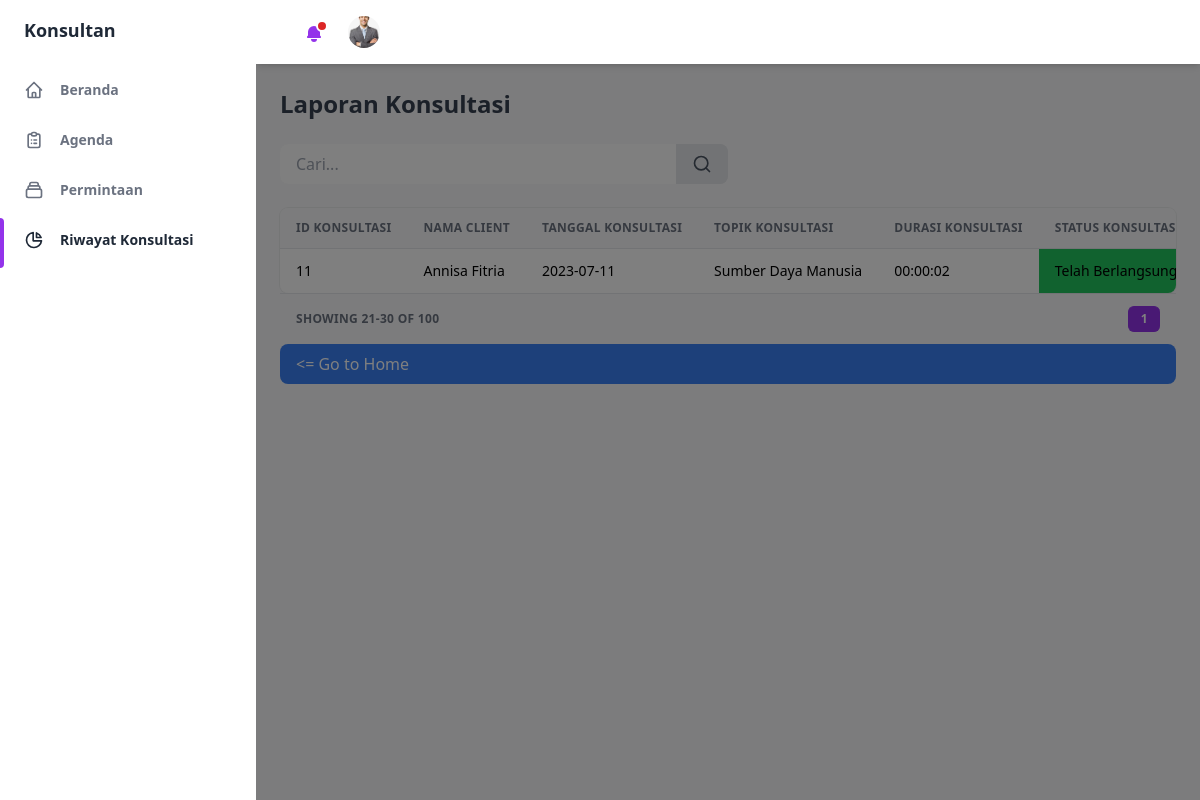
/public/konsultan/riwayatkonsultasi.php (signed in), run on the app's committed database.
### tables this page shows
CREATE TABLE `konsultan` (
  `ID_Konsultan` int(11) NOT NULL,
  `Nama` varchar(255) DEFAULT NULL,
  `Alamat` varchar(255) DEFAULT NULL,
  `Kontak` varchar(20) DEFAULT NULL,
  `Email` varchar(255) DEFAULT NULL,
  `pw_konsultan` varchar(255) NOT NULL,
  `Riwayat_Pendidikan` text DEFAULT NULL,
  `Pengalaman` text DEFAULT NULL,
  `Rating` decimal(3,2) DEFAULT NULL,
  `Biaya_Konsultasi` decimal(10,2) DEFAULT NULL,
  `Status` varchar(20) DEFAULT NULL,
  `ID_Spesialisasi` int(11) DEFAULT 1,
  `konsultan_poto` varchar(100) NOT NULL,
  `kota_konsultan` varchar(255) NOT NULL,
  `Deskripsi` text NOT NULL,
  `status_akun_konsultan` enum('Belum Diverifikasi','Menunggu Verifikasi','Sudah Diverifikasi','') NOT NULL DEFAULT 'Belum Diverifikasi'
);

CREATE TABLE `konsultasi` (
  `id_konsultasi` int(11) NOT NULL,
  `id_konsultan` int(11) DEFAULT NULL,
  `id_umkm` int(11) DEFAULT NULL,
  `tanggal_konsultasi` date DEFAULT NULL,
  `topik_konsultasi` varchar(255) DEFAULT NULL,
  `durasi_konsultasi` time DEFAULT NULL,
  `hasil_konsultasi` text DEFAULT NULL,
  `status_konsultasi` varchar(50) DEFAULT NULL,
  `catatan` text DEFAULT NULL,
  `rating` decimal(2,1) DEFAULT NULL,
  `tanggal_rating` date DEFAULT NULL,
  `komentar` text DEFAULT NULL,
  `jam_konsultasi` time NOT NULL,
  `tempat_konsultasi` text NOT NULL
);

CREATE TABLE `umkm` (
  `id_umkm` int(11) NOT NULL,
  `nama` varchar(255) DEFAULT NULL,
  `alamat` varchar(255) DEFAULT NULL,
  `kontak` varchar(20) DEFAULT NULL,
  `email` varchar(255) DEFAULT NULL,
  `informasi_bisnis` text DEFAULT NULL,
  `pw_umkm` varchar(255) DEFAULT NULL,
  `foto_profil` varchar(255) DEFAULT NULL,
  `kota_umkm` varchar(255) NOT NULL
);

### public/konsultan/riwayatkonsultasi.php (the view, shortened to what this page needs)
<?php
      require '../../function/functions.php';
      if(isset($_SESSION["loginkonsultan"])) {
        if(isset($_SESSION["loginkonsultan"])) {
          $email = $_SESSION["emailKonsultan"];
          $query = "SELECT * FROM konsultan WHERE email = '$email'";
          $result = mysqli_query($conn, $query);
          if ($result && mysqli_num_rows($result) > 0) {
            $row = mysqli_fetch_assoc($result);
            $ID_Konsultan = $row['ID_Konsultan'];
            $poto_profil_konsultan = $row["konsultan_poto"];
        } else {
        }
      }
    }
  ?>
<!DOCTYPE html>
<html :class="{ 'theme-dark': dark }" x-data="data()" lang="en">
  <head>
  <script src="https://cdn.tailwindcss.com"></script>
<link rel="stylesheet" href="https://cdn.jsdelivr.net/npm/charts.css/dist/charts.min.css">
    <link rel="stylesheet" href="../assets/css/tailwind.output.css" />
    <link
      rel="stylesheet"
      href="https://cdnjs.cloudflare.com/ajax/libs/Chart.js/2.9.3/Chart.min.css"
    />
  </head>
  <body>
    <div
      class="flex h-screen bg-gray-50 dark:bg-gray-900"
      :class="{ 'overflow-hidden': isSideMenuOpen}"
    >
      <aside
        class="z-20 hidden w-64 overflow-y-auto bg-white dark:bg-gray-800 md:block flex-shrink-0"
      >
        <div class="py-4 text-gray-500 dark:text-gray-400">
          <a
            class="ml-6 text-lg font-bold text-gray-800 dark:text-gray-200"
            href="#"
          >
          Konsultan
          </a>
          <ul class="mt-6">
            <li class="relative px-6 py-3">
              <a
                class="inline-flex items-center w-full text-sm font-semibold transition-colors duration-150 hover:text-gray-800 dark:hover:text-gray-200"
                href="home.php"
              >
                <svg
                  class="w-5 h-5"
                  aria-hidden="true"
                  fill="none"
                  stroke-linecap="round"
                  stroke-linejoin="round"
                  stroke-width="2"
                  viewBox="0 0 24 24"
                  stroke="currentColor"
                >
                  <path
                    d="M3 12l2-2m0 0l7-7 7 7M5 10v10a1 1 0 001 1h3m10-11l2 2m-2-2v10a1 1 0 01-1 1h-3m-6 0a1 1 0 001-1v-4a1 1 0 011-1h2a1 1 0 011 1v4a1 1 0 001 1m-6 0h6"
                  ></path>
                </svg>
                <span class="ml-4">Beranda</span>
              </a>
            </li>
          </ul>
          <ul>
            <li class="relative px-6 py-3">
              <a
                class="inline-flex items-center w-full text-sm font-semibold transition-colors duration-150 hover:text-gray-800 dark:hover:text-gray-200"
                href="agenda.php"
              >
                <span class="ml-4">Agenda</span>
              </a>
            </li>
            <li class="relative px-6 py-3">
              <a
                class="inline-flex items-center w-full text-sm font-semibold transition-colors duration-150 hover:text-gray-800 dark:hover:text-gray-200"
                href="permintaan.php"
              >
                <span class="ml-4">Permintaan</span>
              </a>
            </li>
            <li class="relative px-6 py-3">
              <span
                class="absolute inset-y-0 left-0 w-1 bg-purple-600 rounded-tr-lg rounded-br-lg"
                aria-hidden="true"
              ></span>
              <a
                class="inline-flex items-center w-full text-sm font-semibold text-gray-800 transition-colors duration-150 hover:text-gray-800 dark:hover:text-gray-200 dark:text-gray-100"
                href="riwayatkonsultasi.php"
              >
                <svg
                  class="w-5 h-5"
                  aria-hidden="true"
                  fill="none"
                  stroke-linecap="round"
                  stroke-linejoin="round"
                  stroke-width="2"
                  viewBox="0 0 24 24"
                  stroke="currentColor"
                >
                  <path
                    d="M11 3.055A9.001 9.001 0 1020.945 13H11V3.055z"
                  ></path>
                  <path d="M20.488 9H15V3.512A9.025 9.025 0 0120.488 9z"></path>
                </svg>
                <span class="ml-4">Riwayat Konsultasi</span>
              </a>
</li>
          </ul>
      </aside>
      <div
        x-show="isSideMenuOpen"
        x-transition:enter="transition ease-in-out duration-150"
        x-transition:enter-start="opacity-0"
        x-transition:enter-end="opacity-100"
        x-transition:leave="transition ease-in-out duration-150"
        x-transition:leave-start="opacity-100"
        x-transition:leave-end="opacity-0"
        class="fixed inset-0 z-10 flex items-end bg-black bg-opacity-50 sm:items-center sm:justify-center"
      ></div>
      <div class="flex flex-col flex-1">
        <header class="z-10 py-4 bg-white shadow-md dark:bg-gray-800">
          <div
            class="container flex items-center justify-between h-full px-6 mx-auto text-purple-600 dark:text-purple-300"
          >
            <ul class="flex items-center flex-shrink-0 space-x-6">
              <li class="relative">
                <button
                  class="relative align-middle rounded-md focus:outline-none focus:shadow-outline-purple"
                  @click="toggleNotificationsMenu"
                  @keydown.escape="closeNotificationsMenu"
                  aria-label="Notifications"
                  aria-haspopup="true"
                >
                  <svg
                    class="w-5 h-5"
                    aria-hidden="true"
                    fill="currentColor"
                    viewBox="0 0 20 20"
                  >
                    <path
                      d="M10 2a6 6 0 00-6 6v3.586l-.707.707A1 1 0 004 14h12a1 1 0 00.707-1.707L16 11.586V8a6 6 0 00-6-6zM10 18a3 3 0 01-3-3h6a3 3 0 01-3 3z"
                    ></path>
                  </svg>
                  <span
                    aria-hidden="true"
                    class="absolute top-0 right-0 inline-block w-3 h-3 transform translate-x-1 -translate-y-1 bg-red-600 border-2 border-white rounded-full dark:border-gray-800"
                  ></span>
                </button>
              </li>
              <li class="relative">
                <button
                  class="align-middle rounded-full focus:shadow-outline-purple focus:outline-none"
                  @click="toggleProfileMenu"
                  @keydown.escape="closeProfileMenu"
                  aria-label="Account"
                  aria-haspopup="true"
                >
                <img
                    class="object-cover w-8 h-8 rounded-full"
                    src="../assets/img/profil/<?=  $poto_profil_konsultan; ?>"
                    alt=""
                    aria-hidden="true"
                  />
                </button>
              </li>
            </ul>
          </div>
        </header>
        <main class="h-full pb-16 overflow-y-auto">
        <div class="container px-6 mx-auto grid">
        		<h2 class="my-6 text-2xl font-semibold text-gray-700 dark:text-gray-200">
        			Laporan Konsultasi
        		</h2>
        		<form action="" method="post" class="flex max-w-md  bg-gray-100 rounded-lg overflow-hidden">
        			<input autofocus autocomplete="off" type="text" name="keyword" class="py-2 px-4 w-full text-gray-700 focus:outline-none" placeholder="Cari..." />
        			<button type="submit" name="cari" class="flex items-center justify-center px-4 bg-gray-200">
        				<svg class="h-5 w-5 text-gray-600" fill="none" stroke-linecap="round" stroke-linejoin="round" stroke-width="2" viewBox="0 0 24 24" stroke="currentColor">
        					<circle cx="11" cy="11" r="8" />
        					<path d="M21 21l-4.35-4.35" />
        				</svg>
        			</button>
        		</form>
        		<br>
        		<div class="w-full overflow-hidden rounded-lg shadow-xs">
        			<div class="w-full overflow-x-auto">
        				<table class="w-full whitespace-no-wrap">
        					<thead>
        						<tr class="text-xs font-semibold tracking-wide text-left text-gray-500 uppercase border-b dark:border-gray-700 bg-gray-50 dark:text-gray-400 dark:bg-gray-800">
        							<th class="px-4 py-3">ID Konsultasi</th>
        							<th class="px-4 py-3">Nama Client</th>
        							<th class="px-4 py-3">Tanggal Konsultasi</th>
        							<th class="px-4 py-3">Topik Konsultasi</th>
        							<th class="px-4 py-3">Durasi Konsultasi</th>
        							<th class="px-4 py-3">Status Konsultasi</th>
        						</tr>
        					</thead>
        					<tbody class="bg-white divide-y dark:divide-gray-700 dark:bg-gray-800">
        						<?php
              if (isset($_POST["cari"])) {
                  $cari = $_POST["keyword"];
                  $_SESSION["keyword"] = $cari;
              } else {
                  $cari = "";
              }
              if (isset($_POST["cari"])) {
                  $cari = $_POST["keyword"];
                  $_SESSION["keyword"] = $cari;
              } else {
                  $cari = "";
              }
              $sql = "SELECT konsultasi.*, umkm.Nama FROM konsultasi
        INNER JOIN umkm ON konsultasi.id_umkm = umkm.id_umkm
        WHERE (konsultasi.id_konsultan LIKE '%$cari%' OR konsultasi.id_umkm LIKE '%$cari%' OR konsultasi.tanggal_konsultasi LIKE '%$cari%' OR konsultasi.topik_konsultasi LIKE '%$cari%' OR konsultasi.status_konsultasi LIKE '%$cari%' OR konsultasi.rating LIKE '%$cari%' OR konsultasi.komentar LIKE '%$cari%' OR konsultasi.jam_konsultasi LIKE '%$cari%' OR konsultasi.tempat_konsultasi LIKE '%$cari%')
        AND konsultasi.id_konsultan = $ID_Konsultan
        AND konsultasi.status_konsultasi = 'Telah Berlangsung'";
              $result = $conn->query($sql);
              $jumlahData = 5;
              $totalData = mysqli_num_rows($result);
              $jumlahPagination = ceil($totalData / $jumlahData);
              if (isset($_GET["halaman"])) {
                  $halamanAktif = $_GET["halaman"];
              } else {
                  $halamanAktif = 1;
              }
              $jumlahLink = 4;
              if ($halamanAktif > $jumlahLink) {
                  $start_number = $halamanAktif - $jumlahLink;
              } else {
                  $start_number = 1;
              }
              if ($halamanAktif < $jumlahPagination - $jumlahLink) {
                  $end_number = $halamanAktif + $jumlahLink;
              } else {
                  $end_number = $jumlahPagination;
              }
              if ($result->num_rows > 0) {
                  while ($konsultasi = $result->fetch_assoc()) {
                      echo "<tr>";
                      echo "<td class='px-4 py-3 text-sm'>" .
                          $konsultasi["id_konsultasi"] .
                          "</td>";
                      echo "<td class='px-4 py-3 text-sm'>" .
                          $konsultasi["Nama"] .
                          "</td>";
                      echo "<td class='px-4 py-3 text-sm'>" .
                          $konsultasi["tanggal_konsultasi"] .
                          "</td>";
                      echo "<td class='px-4 py-3 text-sm'>" .
                          $konsultasi["topik_konsultasi"] .
                          "</td>";
                      echo "<td class='px-4 py-3 text-sm'>" .
                          $konsultasi["durasi_konsultasi"] .
                          "</td>";
                      echo "<td class='px-4 py-3 text-sm";
                      if (
                          $konsultasi["status_konsultasi"] == "Akan Berlangsung"
                      ) {
                          echo " bg-gray-300";
                      } elseif (
                          $konsultasi["status_konsultasi"] ==
                          "Sedang Berlangsung"
                      ) {
                          echo " bg-blue-500";
                      } elseif (
                          $konsultasi["status_konsultasi"] ==
                          "Telah Berlangsung"
                      ) {
                          echo " bg-green-500";
                      } else {
                          echo " bg-gray-300";
                      }
                      echo "'>" . $konsultasi["status_konsultasi"] . "</td>";
                      echo "</tr>";
                  }
              } else {
                  echo "<tr><td colspan='12'>Tidak ada data konsultasi</td></tr>";
              }
              ?>
        					</tbody>
        				</table>
        			</div>
        		</div>
        		<div class="grid px-4 py-3 text-xs font-semibold tracking-wide text-gray-500 uppercase border-t dark:border-gray-700 bg-gray-50 sm:grid-cols-9 dark:text-gray-400 dark:bg-gray-800">
        			<span class="flex items-center col-span-3">
        				Showing 21-30 of 100
        			</span>
        			<span class="col-span-2"></span>
        			<span class="flex col-span-4 mt-2 sm:mt-auto sm:justify-end">
        				<nav aria-label="Table navigation">
        					<ul class="inline-flex items-center">
        						<?php for ($i = $start_number; $i <= $end_number; $i++): ?>
        						<li>
        							<?php if ($i == $halamanAktif): ?>
        							<button class="px-3 py-1 text-white transition-colors duration-150 bg-purple-600 border border-r-0 border-purple-600 rounded-md focus:outline-none focus:shadow-outline-purple">
        								<a href="?halaman=<?= $i ?>"><?= $i ?></a>
        							</button>
        							<?php else: ?>
        							<button class="px-3 py-1 rounded-md focus:outline-none focus:shadow-outline-purple">
        								<a href="?halaman=<?= $i ?>"><?= $i ?></a>
        							</button>
        							<?php endif; ?>
        						</li>
        							<?php endfor; ?>
        					</ul>
        				</nav>
        			</span>
        		</div>
            <a href="home.php" class="bg-blue-500 text-white px-4 py-2 rounded-lg"> <= Go to Home</a>
        	</div>
          </div>
      </div>
  </body>
</html>

### data on the page
konsultan: konsultan_poto (picture)
konsultasi: id_konsultasi "11", id_umkm.nama "Annisa Fitria", tanggal_konsultasi "2023-07-11", topik_konsultasi "Sumber Daya Manusia", durasi_konsultasi "00:00:02", status_konsultasi "Telah Berlangsung"
